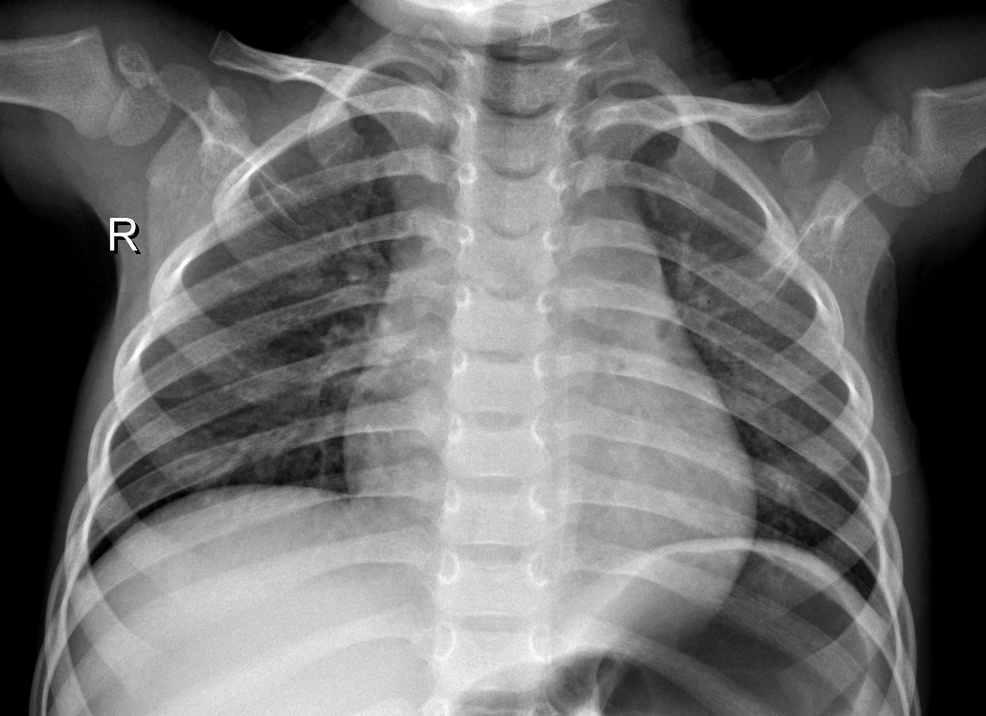
#> input picture Dataset/IM-0215-0001.jpeg, 986 x 716 px, shrunk from 1666 x 1209 before the run, found by its file name
$ jupyter execute ip_morphology.ipynb   (shell and % lines are left out)
#> lines starting #> are read from the running program, lines starting #| are printed output that depends on the picture
<a href="https://colab.research.google.com/github/hanifnurf/TKC_Covid19/blob/main/image_processing/ip_morphology.ipynb" target="_parent"></a>

[cell 1]
import wget
url = "https://github.com/hanifnurf/TKC_Covid19/blob/main/Dataset/IM-0215-0001.jpeg?raw=true"
wget.download(url)

[cell 2]
# import the necessary packages
from matplotlib import pyplot as plt
import argparse
import cv2

Function to display images in Jupyter Notebooks and Google Colab

[cell 3]
def plt_imshow(title, image):
	# convert the image frame BGR to RGB color space and display it
	image = cv2.cvtColor(image, cv2.COLOR_BGR2RGB)
	plt.imshow(image)
	plt.title(title)
	plt.grid(False)
	plt.show()

Morphological operations

Erosion

[cell 4]
# since we are using Jupyter Notebooks we can replace our argument
# parsing code with *hard coded* arguments and values
args = {
	"image": "IM-0215-0001.jpeg"
}

[cell 5]
# load the image, convert it to grayscale, and display it to our
# screen
image = cv2.imread(args["image"])
#> image is the input picture: shape (716, 986, 3); min 0, max 255, mean 109.7
gray = cv2.cvtColor(image, cv2.COLOR_BGR2GRAY)
plt_imshow("Original", image)

# apply a series of erosions
for i in range(0, 3):
	eroded = cv2.erode(gray.copy(), None, iterations=i + 1)
	plt_imshow("Eroded {} times".format(i + 1), eroded)
#> this loop made 3 passes
#> pass 2, `eroded = cv2.erode(gray.copy(), None, iterations=i + 1)`:
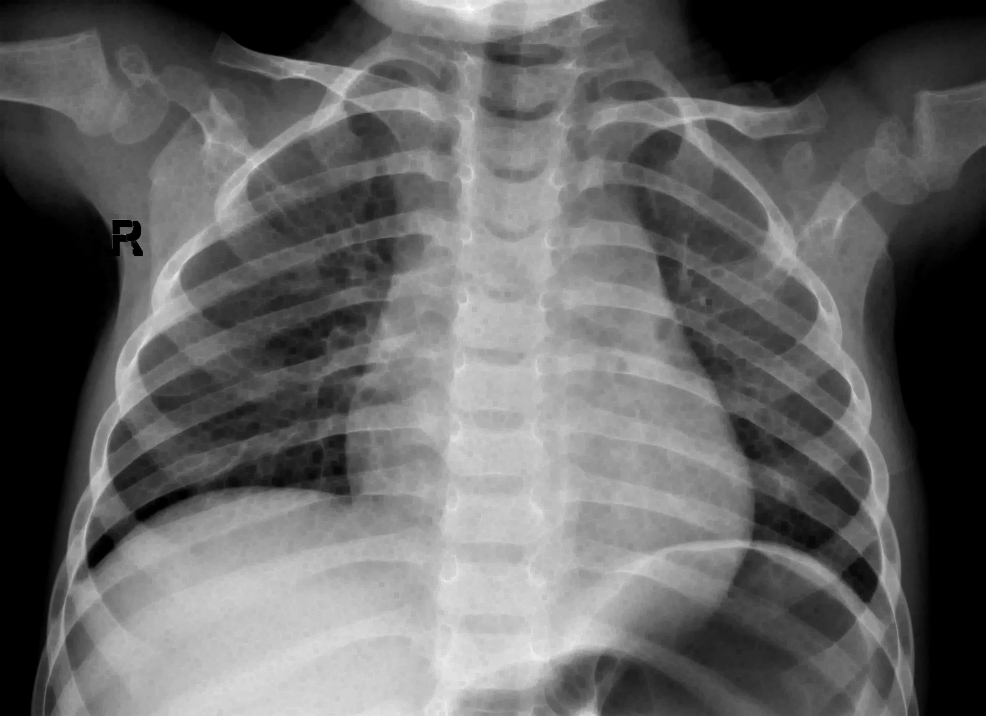
#> eroded: shape (716, 986); min 0, max 253, mean 99.9

Dilation

[cell 6]
# display the original image
plt_imshow("Original", image)

# apply a series of dilations
for i in range(0, 3):
	dilated = cv2.dilate(gray.copy(), None, iterations=i + 1)
	plt_imshow("Dilated {} times".format(i + 1), dilated)
#> this loop made 3 passes
#> pass 2, `dilated = cv2.dilate(gray.copy(), None, iterations=i + 1)`:
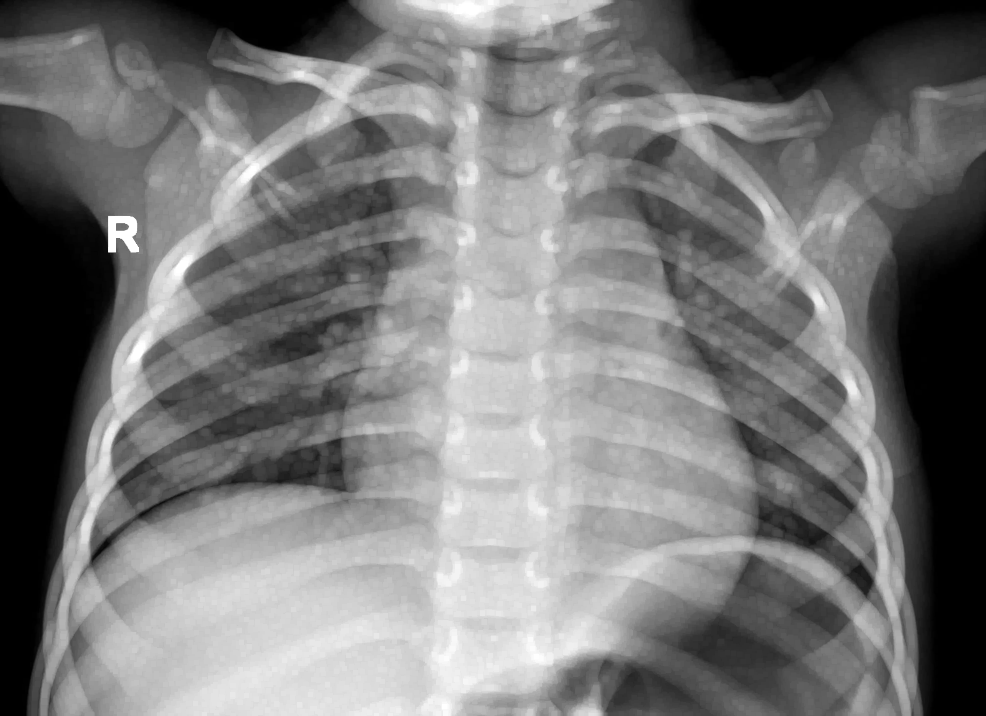
#> dilated: shape (716, 986); min 0, max 255, mean 119.7

Opening

[cell 7]
# close all windows to cleanup the screen, then initialize a list of
# of kernels sizes that will be applied to the image
plt_imshow("Original", image)
kernelSizes = [(3, 3), (5, 5), (7, 7)]

# loop over the kernels sizes
for kernelSize in kernelSizes:
	# construct a rectangular kernel from the current size and then
	# apply an "opening" operation
	kernel = cv2.getStructuringElement(cv2.MORPH_RECT, kernelSize)
	opening = cv2.morphologyEx(gray, cv2.MORPH_OPEN, kernel)
	plt_imshow("Opening: ({}, {})".format(
		kernelSize[0], kernelSize[1]), opening)

Closing

[cell 8]
# display the original image
plt_imshow("Original", image)

# loop over the kernels sizes again
for kernelSize in kernelSizes:
	# construct a rectangular kernel form the current size, but this
	# time apply a "closing" operation
	kernel = cv2.getStructuringElement(cv2.MORPH_RECT, kernelSize)
	closing = cv2.morphologyEx(gray, cv2.MORPH_CLOSE, kernel)
	plt_imshow("Closing: ({}, {})".format(
		kernelSize[0], kernelSize[1]), closing)
#> this loop made 3 passes
#> kernel on pass 1: [[1, 1, 1], [1, 1, 1], [1, 1, 1]]

Morphological gradient

[cell 9]
# display the original image
plt_imshow("Original", image)

# loop over the kernels a final time
for kernelSize in kernelSizes:
	# construct a rectangular kernel and apply a "morphological
	# gradient" operation to the image
	kernel = cv2.getStructuringElement(cv2.MORPH_RECT, kernelSize)
	gradient = cv2.morphologyEx(gray, cv2.MORPH_GRADIENT, kernel)
	plt_imshow("Gradient: ({}, {})".format(
		kernelSize[0], kernelSize[1]), gradient)
#> this loop made 3 passes
#> pass 1, `gradient = cv2.morphologyEx(gray, cv2.MORPH_GRADIENT, kernel)`:
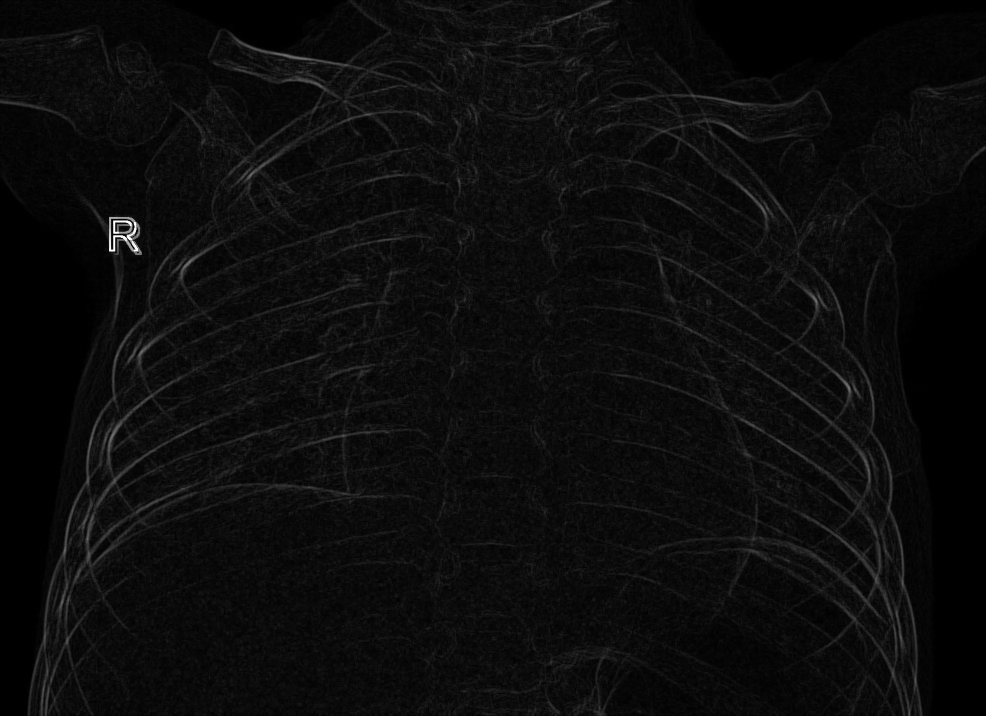
#> gradient: shape (716, 986); min 0, max 255, mean 11.9
#> pass 2, `gradient = cv2.morphologyEx(gray, cv2.MORPH_GRADIENT, kernel)`:
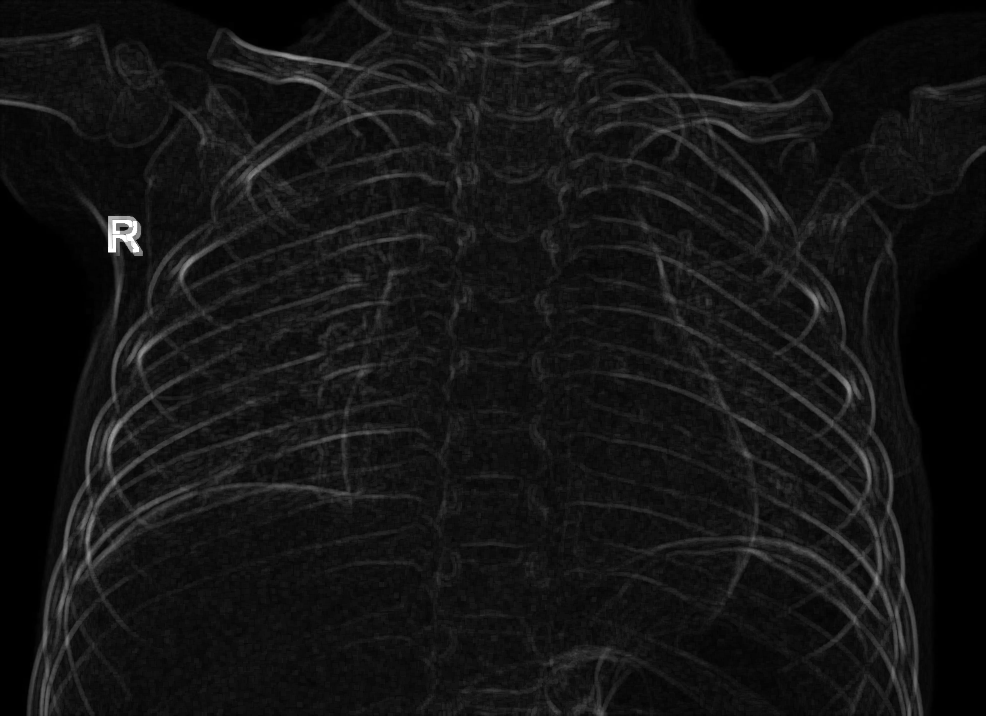
#> gradient: shape (716, 986); min 0, max 255, mean 19.8

Morphological hats

Top hat/white hat and black hat

[cell 10]
# since we are using Jupyter Notebooks we can replace our argument
# parsing code with *hard coded* arguments and values
args = {
	"image": "IM-0215-0001.jpeg"
}

[cell 11]
# load the image and convert it to grayscale
image = cv2.imread(args["image"])
gray = cv2.cvtColor(image, cv2.COLOR_BGR2GRAY)

# construct a rectangular kernel (13x5) and apply a blackhat
# operation which enables us to find dark regions on a light
# background
rectKernel = cv2.getStructuringElement(cv2.MORPH_RECT, (13, 5))
blackhat = cv2.morphologyEx(gray, cv2.MORPH_BLACKHAT, rectKernel)
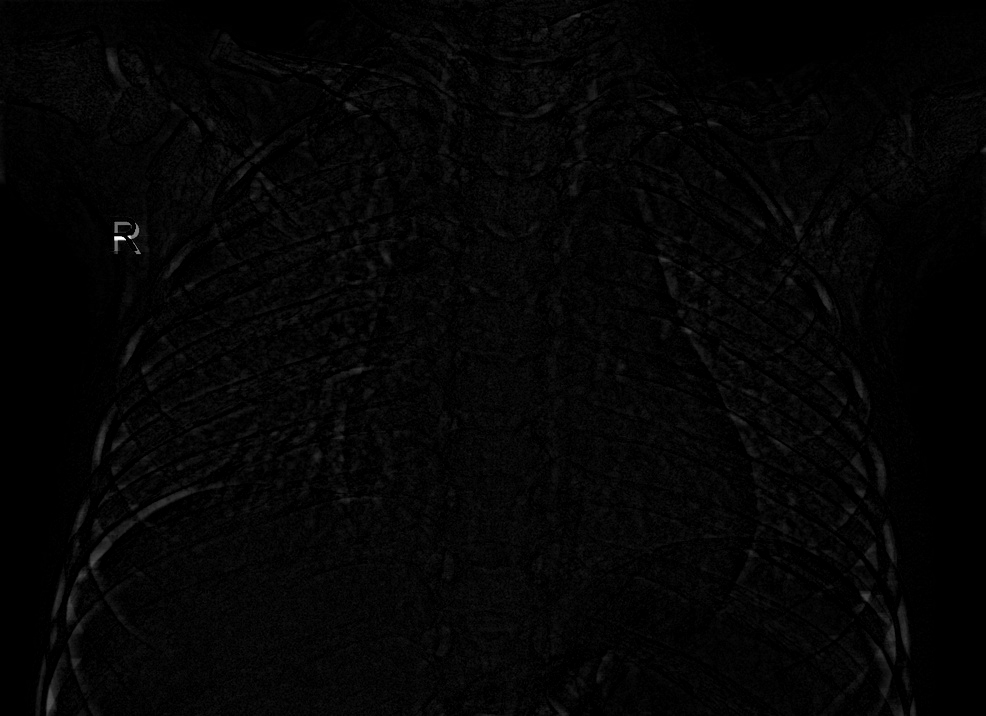
#> blackhat: shape (716, 986); min 0, max 255, mean 4.8

[cell 12]
# similarly, a tophat (also called a "whitehat") operation will
# enable us to find light regions on a dark background
tophat = cv2.morphologyEx(gray, cv2.MORPH_TOPHAT, rectKernel)
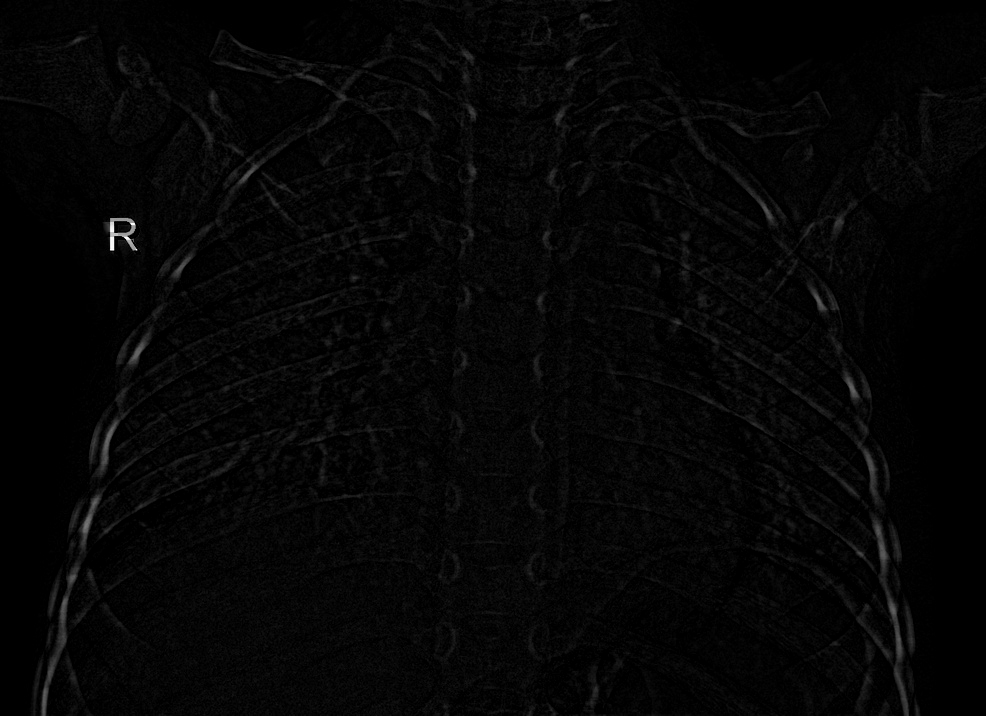
#> tophat: shape (716, 986); min 0, max 255, mean 5.4

# show the output images
plt_imshow("Original", image)
plt_imshow("Blackhat", blackhat)
plt_imshow("Tophat", tophat)

$ run again, with Dataset/covid (13).jpg copied over Dataset/IM-0215-0001.jpeg
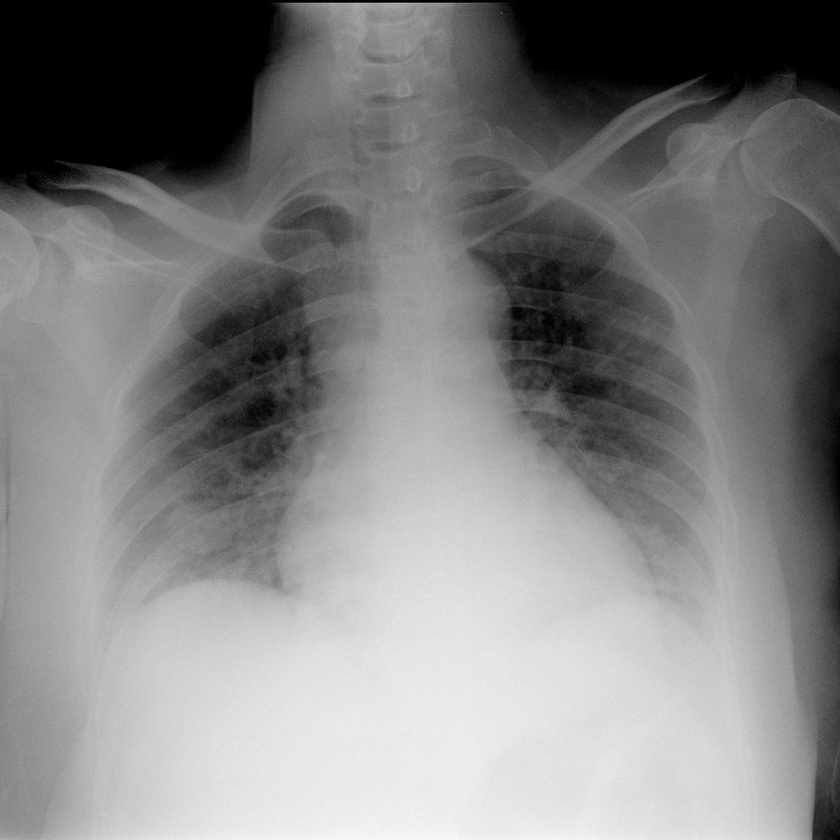
#> input picture Dataset/covid (13).jpg, 840 x 840 px, shrunk from 1261 x 1262 before the run, found by its file name
#> image is the input picture: shape (840, 840, 3); min 0, max 250, mean 129.4
#> the loop `for kernelSize in kernelSizes: # construct a rectangular kernel form t..` made 3 passes
#> kernel on pass 1: [[1, 1, 1], [1, 1, 1], [1, 1, 1]]
#> the loop `for kernelSize in kernelSizes: # construct a rectangular kernel and ap..` made 3 passes
#> pass 1, `gradient = cv2.morphologyEx(gray, cv2.MORPH_GRADIENT, kernel)`:
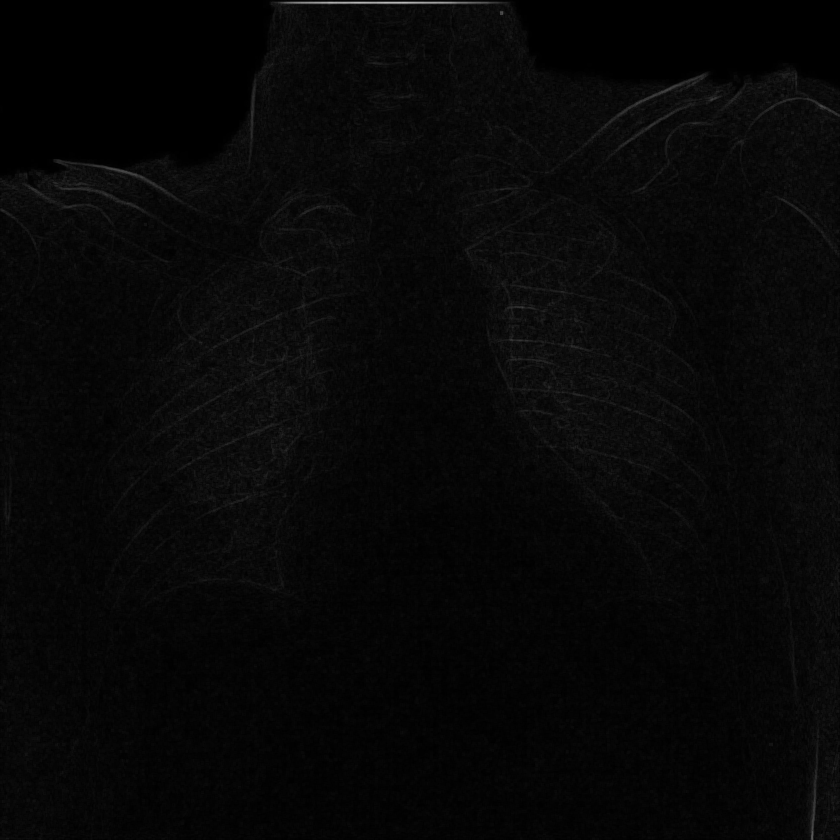
#> gradient: shape (840, 840); min 0, max 185, mean 7.3
